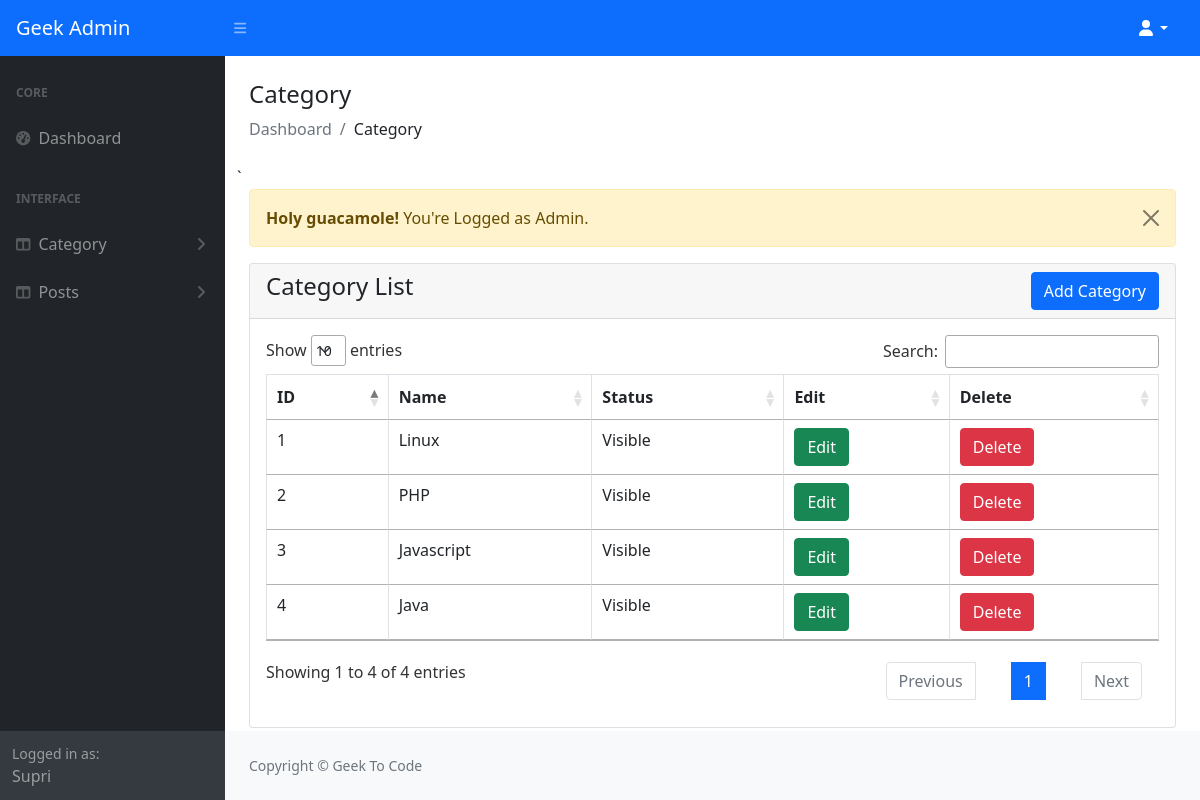
The page /admin/category-view.php (signed in) on the database its author committed.
### tables this page shows
CREATE TABLE `categories` (
  `id` int(12) NOT NULL,
  `name` varchar(199) NOT NULL,
  `slug` varchar(199) NOT NULL,
  `description` text DEFAULT NULL,
  `meta_title` varchar(199) NOT NULL,
  `meta_description` mediumtext DEFAULT NULL,
  `meta_keyword` mediumtext DEFAULT NULL,
  `navbar_status` tinyint(1) DEFAULT 0,
  `status` tinyint(1) DEFAULT 0,
  `created_at` timestamp NOT NULL DEFAULT current_timestamp()
);

### admin/category-view.php (the view, shortened to what this page needs)
<?php
include('authentication.php');
include('include/header.php');
?>
<div class="container-fluid px-4">
    <h4 class="mt-4">Category</h4>
    <ol class="breadcrumb mb-4">
        <li class="breadcrumb-item active">Dashboard</li>
        <li class="breadcrumb-item">Category</li>
    </ol>
    <div class="row">
        `
        <div class="col-md-12">
            <?php include('message.php'); ?>
            <div class="card">
                <div class="card-header">
                    <h4>Category List
                        <a href="category-add.php" class="btn btn-primary float-end">Add Category</a>
                    </h4>
                </div>
                <div class="card-body">
                <div class="table-responsive">
                    <table id="myTable" class="table table-bordered table-stripe">
                        <thead>
                            <tr>
                                <th>ID</th>
                                <th>Name</th>
                                <th>Status</th>
                                <th>Edit</th>
                                <th>Delete</th>
                            </tr>
                        </thead>
                        <?php
                        $category = "SELECT * FROM categories WHERE status!='2' ";
                        $category_run = mysqli_query($conn, $category);
                        if(mysqli_num_rows($category_run) > 0)
                        {
                            foreach($category_run as $item)
                            {
                                ?>
                                <tr>
                                    <td><?= $item['id'] ?></td>
                                    <td><?= $item['name'] ?></td>
                                    <td>
                                        <?= $item['status'] == '1' ? 'Hidden':'Visible' ?>
                                    </td>
                                    <td>
                                        <a href="category-edit.php?id=<?= $item['id']; ?>" class="btn btn-success">Edit</a>
                                    </td>
                                    <td>
                                        <form action="code.php" method="POST">
                                            <button type="submit" name="category_delete" value="<?= $item['id']; ?>" onclick="return confirm('Sure?');" class="btn btn-danger" >Delete</button>
                                        </form>
                                    </td>
                                </tr>
                                <?php
                            }
                        }
                        else
                        {
                            ?>
                            <tr>
                                <td colspan="5">No Record Found</td>
                            </tr>
                            <?php
                        }
                    ?>
                    </table>
                </div>
                </div>
            </div>
        </div>
    </div>
</div>
<?php
include('include/footer.php');
include('include/scripts.php');
?>

### rows shown on the page
categories: id "1", name "Linux", status "Visible"
categories: id "2", name "PHP", status "Visible"
categories: id "3", name "Javascript", status "Visible"
categories: id "4", name "Java", status "Visible"

### other values the page prints
$_SESSION['auth_user']['user_name'] "Supri"
$_SESSION['message'] "You're Logged as Admin."
